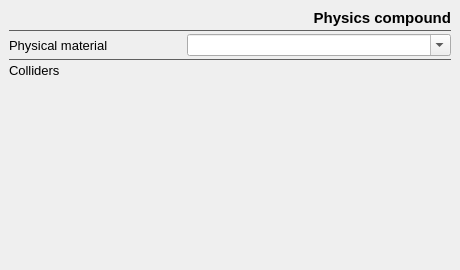
<?xml version="1.0" encoding="UTF-8"?>
<ui version="4.0">
 <class>PhysicsNodeInfoWidget</class>
 <widget class="QFrame" name="PhysicsNodeInfoWidget">
  <property name="geometry">
   <rect>
    <x>0</x>
    <y>0</y>
    <width>460</width>
    <height>270</height>
   </rect>
  </property>
  <property name="sizePolicy">
   <sizepolicy hsizetype="Preferred" vsizetype="Preferred">
    <horstretch>0</horstretch>
    <verstretch>0</verstretch>
   </sizepolicy>
  </property>
  <property name="minimumSize">
   <size>
    <width>0</width>
    <height>0</height>
   </size>
  </property>
  <property name="font">
   <font>
    <family>Segoe UI</family>
   </font>
  </property>
  <property name="windowTitle">
   <string>Frame</string>
  </property>
  <property name="autoFillBackground">
   <bool>true</bool>
  </property>
  <property name="styleSheet">
   <string notr="true"/>
  </property>
  <property name="frameShape">
   <enum>QFrame::NoFrame</enum>
  </property>
  <property name="frameShadow">
   <enum>QFrame::Plain</enum>
  </property>
  <layout class="QGridLayout" name="gridLayout">
   <property name="margin">
    <number>9</number>
   </property>
   <property name="spacing">
    <number>2</number>
   </property>
   <item row="6" column="0" colspan="5">
    <widget class="QFrame" name="nodeFrame">
     <property name="frameShape">
      <enum>QFrame::NoFrame</enum>
     </property>
     <property name="frameShadow">
      <enum>QFrame::Plain</enum>
     </property>
     <layout class="QGridLayout" name="gridLayout_3">
      <property name="margin">
       <number>1</number>
      </property>
     </layout>
    </widget>
   </item>
   <item row="7" column="0" colspan="5">
    <spacer name="verticalSpacer">
     <property name="orientation">
      <enum>Qt::Vertical</enum>
     </property>
     <property name="sizeHint" stdset="0">
      <size>
       <width>20</width>
       <height>40</height>
      </size>
     </property>
    </spacer>
   </item>
   <item row="2" column="0" colspan="5">
    <widget class="Line" name="line_2">
     <property name="styleSheet">
      <string notr="true">QFrame{ color:rgb(95, 95, 95); }</string>
     </property>
     <property name="frameShadow">
      <enum>QFrame::Plain</enum>
     </property>
     <property name="orientation">
      <enum>Qt::Horizontal</enum>
     </property>
    </widget>
   </item>
   <item row="3" column="2" colspan="3">
    <widget class="QComboBox" name="physicsMaterialBox">
     <property name="enabled">
      <bool>true</bool>
     </property>
     <property name="editable">
      <bool>true</bool>
     </property>
    </widget>
   </item>
   <item row="3" column="0" colspan="2">
    <widget class="QLabel" name="label_3">
     <property name="enabled">
      <bool>true</bool>
     </property>
     <property name="font">
      <font>
       <family>Segoe UI</family>
       <pointsize>10</pointsize>
      </font>
     </property>
     <property name="text">
      <string>Physical material</string>
     </property>
    </widget>
   </item>
   <item row="5" column="0">
    <widget class="QLabel" name="label_2">
     <property name="font">
      <font>
       <pointsize>10</pointsize>
      </font>
     </property>
     <property name="text">
      <string>Colliders</string>
     </property>
    </widget>
   </item>
   <item row="4" column="0" colspan="5">
    <widget class="Line" name="line">
     <property name="styleSheet">
      <string notr="true">QFrame{ color:rgb(95, 95, 95); }</string>
     </property>
     <property name="frameShadow">
      <enum>QFrame::Plain</enum>
     </property>
     <property name="orientation">
      <enum>Qt::Horizontal</enum>
     </property>
    </widget>
   </item>
   <item row="0" column="0" rowspan="2" colspan="5">
    <widget class="QLabel" name="label">
     <property name="font">
      <font>
       <family>Segoe UI</family>
       <pointsize>11</pointsize>
       <weight>75</weight>
       <bold>true</bold>
      </font>
     </property>
     <property name="layoutDirection">
      <enum>Qt::LeftToRight</enum>
     </property>
     <property name="text">
      <string>Physics compound</string>
     </property>
     <property name="alignment">
      <set>Qt::AlignRight|Qt::AlignTrailing|Qt::AlignVCenter</set>
     </property>
    </widget>
   </item>
  </layout>
 </widget>
 <resources/>
 <connections/>
</ui>
